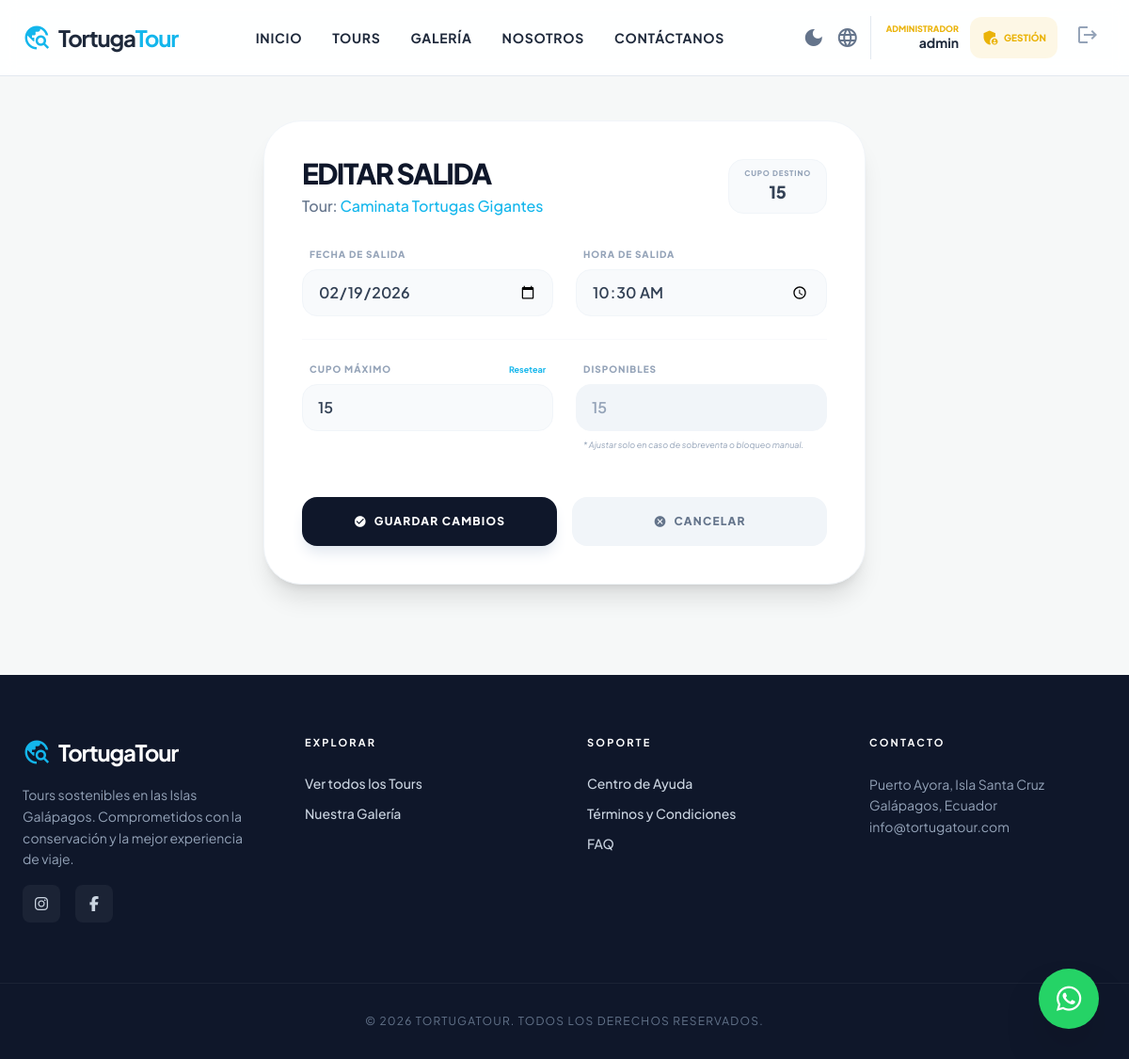
Page /panel/salidas/1/editar/ (signed in) on the earlier database version.
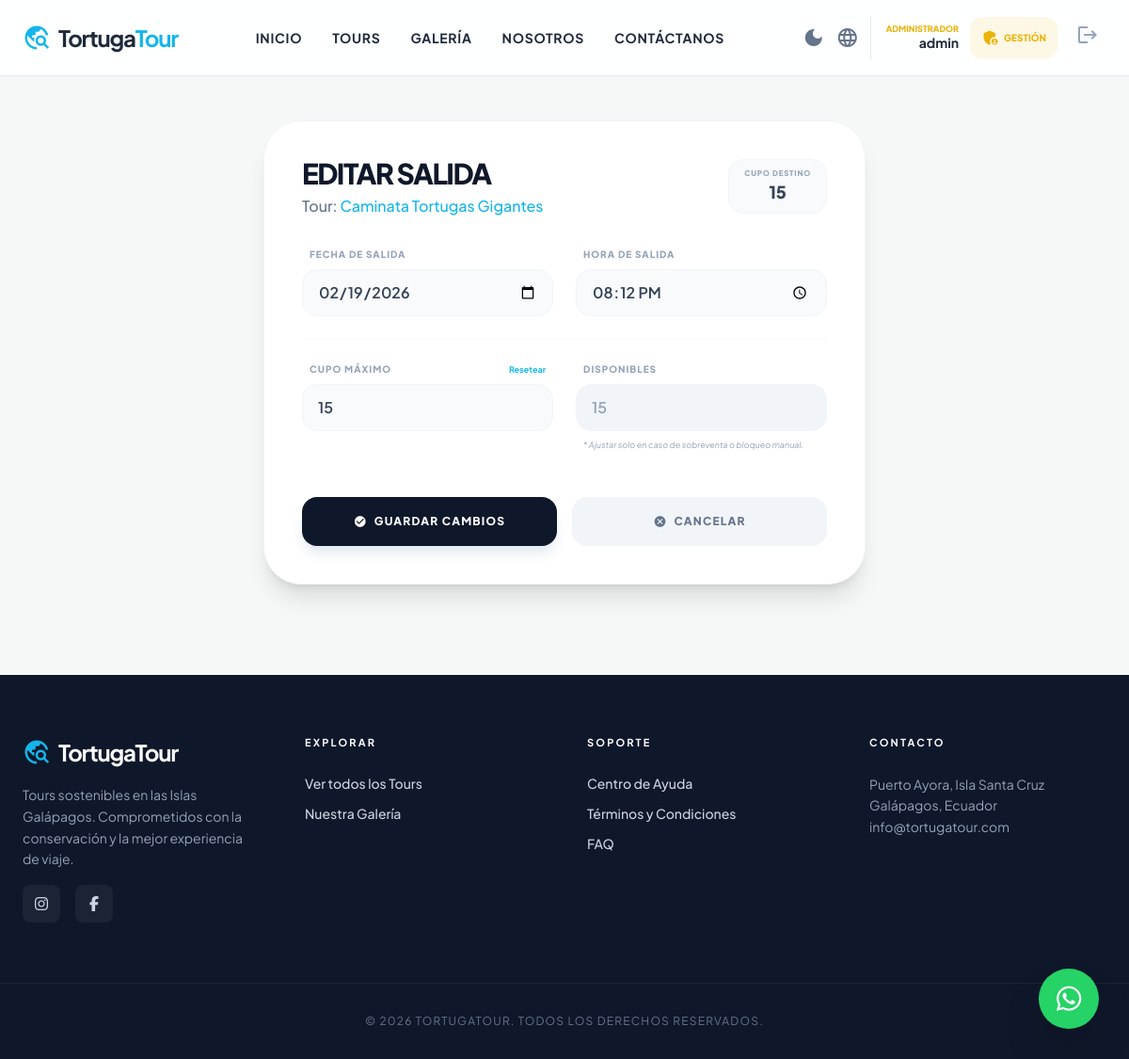
Same page on the later database version.
### core/models.py (models this page shows, shortened)
class SalidaTour(models.Model):
    tour = models.ForeignKey(Tour, on_delete=models.CASCADE, related_name="salidas")
    fecha = models.DateField()
    hora = models.TimeField(null=True, blank=True)
    cupo_maximo = models.PositiveIntegerField()
    cupos_disponibles = models.PositiveIntegerField()

class Tour(models.Model):
    nombre = models.CharField(max_length=150)
    destino = models.ForeignKey(Destino, on_delete=models.CASCADE, related_name="tours")
    descripcion = models.TextField()
    precio = models.DecimalField(max_digits=8, decimal_places=2)
    precio_adulto = models.DecimalField(max_digits=8, decimal_places=2, default=0, blank=True)
    precio_nino = models.DecimalField(max_digits=8, decimal_places=2, default=0, blank=True)
    lemonsqueezy_variant_id = models.CharField(max_length=50, blank=True, default="")
    cupo_maximo = models.PositiveIntegerField(default=15)
    cupos_disponibles = models.PositiveIntegerField(default=15)

### core/views.py (the view, shortened to what this page needs)
# urls.py: path("panel/salidas/<int:salida_id>/editar/", views.editar_salida, name="editar_salida"),
@login_required
@user_passes_test(es_admin)
def editar_salida(request, salida_id):
    salida = get_object_or_404(SalidaTour, id=salida_id)
    return render(request, "core/panel/editar_salida.html", {"salida": salida})

### core/context_processors.py (called while the page is built)
def whatsapp_number(request):
    return {"WHATSAPP_NUMBER": getattr(settings, "WHATSAPP_NUMBER", "")}

### core/views.py (called while the page is built)
def es_admin(user):
    return user.is_staff

### core/templates/core/panel/editar_salida.html (shortened to what this page needs)
{% extends "core/base.html" %}
{% block content %}
<div class="max-w-2xl mx-auto py-12 px-4">
    <div class="bg-white p-10 rounded-[2.5rem] shadow-xl border border-slate-100">
        <div class="mb-8 flex justify-between items-start">
            <div>
                <h1 class="text-3xl font-black text-slate-900 tracking-tighter uppercase leading-none mb-2">Editar Salida</h1>
                <p class="text-slate-500 font-medium">Tour: <span class="text-primary">{{ salida.tour.nombre }}</span></p>
            </div>
            <div class="bg-slate-50 border border-slate-100 px-4 py-2 rounded-2xl text-center">
                <span class="block text-[8px] font-black text-slate-400 uppercase tracking-widest">Cupo Destino</span>
                <span class="text-lg font-black text-slate-700" id="cupo-heredado">{{ salida.tour.destino.cupo_maximo|default:salida.tour.cupo_maximo }}</span>
            </div>
        </div>
        <form method="post" class="space-y-6" id="salida-form">
            <div class="grid grid-cols-1 md:grid-cols-2 gap-6">
                <div>
                    <label class="block text-[10px] font-black uppercase text-slate-400 mb-2 ml-2 tracking-widest">Fecha de Salida</label>
                    <input type="date" name="fecha" value="{{ salida.fecha|date:'Y-m-d' }}"
                           class="w-full bg-slate-50 border-slate-100 rounded-2xl py-3 px-4 font-semibold text-slate-700 focus:ring-2 focus:ring-primary focus:bg-white transition-all">
                </div>
                <div>
                    <label class="block text-[10px] font-black uppercase text-slate-400 mb-2 ml-2 tracking-widest">Hora de Salida</label>
                    <input type="time" name="hora" value="{{ salida.hora|time:'H:i' }}"
                           class="w-full bg-slate-50 border-slate-100 rounded-2xl py-3 px-4 font-semibold text-slate-700 focus:ring-2 focus:ring-primary focus:bg-white transition-all">
                </div>
            </div>
            <div class="grid grid-cols-2 gap-6 border-t border-slate-50 pt-6">
                <div>
                    <div class="flex justify-between items-center mb-2 px-2">
                        <label class="block text-[10px] font-black uppercase text-slate-400 tracking-widest">Cupo Máximo</label>
                        <button type="button" onclick="resetCupo()" class="text-[9px] font-bold text-primary hover:underline">Resetear</button>
                    </div>
                    <input type="number" name="cupo_maximo" id="input-cupo-maximo" value="{{ salida.cupo_maximo }}"
                           class="w-full bg-slate-50 border-slate-100 rounded-2xl py-3 px-4 font-semibold text-slate-700 focus:ring-2 focus:ring-primary focus:bg-white transition-all">
                </div>
                <div>
                    <label class="block text-[10px] font-black uppercase text-slate-400 mb-2 ml-2 tracking-widest">Disponibles</label>
                    <input type="number" name="cupos_disponibles" value="{{ salida.cupos_disponibles }}"
                           class="w-full bg-slate-100 border-slate-100 rounded-2xl py-3 px-4 font-semibold text-slate-400 focus:ring-2 focus:ring-primary focus:bg-white transition-all">
                    <p class="text-[9px] text-slate-400 mt-2 ml-2 italic">* Ajustar solo en caso de sobreventa o bloqueo manual.</p>
                </div>
            </div>
            <div class="pt-6 flex flex-col sm:flex-row gap-4">
                <button type="submit" class="flex-1 bg-slate-900 text-white px-8 py-4 rounded-2xl font-black text-xs tracking-widest hover:bg-primary transition-all shadow-lg shadow-slate-200 uppercase flex items-center justify-center gap-2">
                    <span class="material-icons text-sm">check_circle</span> Guardar Cambios
                </button>
                <a href="{% url 'admin_salidas' %}" class="flex-1 bg-slate-100 text-slate-500 px-8 py-4 rounded-2xl font-black text-xs tracking-widest hover:bg-slate-200 transition-all text-center uppercase flex items-center justify-center gap-2">
                    <span class="material-icons text-sm">cancel</span> Cancelar
                </a>
            </div>
        </form>
    </div>
</div>
{% endblock %}

### core/templates/core/base.html (shortened to what this page needs)
<!DOCTYPE html>
<html lang="es" class="">
<head>
    <script src="https://cdn.tailwindcss.com?plugins=forms,container-queries"></script>
    <link rel="stylesheet" href="https://cdnjs.cloudflare.com/ajax/libs/font-awesome/6.4.2/css/all.min.css">
</head>
<body
    class="bg-background-light dark:bg-slate-900 text-slate-800 dark:text-slate-200 font-display flex flex-col min-h-screen transition-colors duration-300">
    <nav
        class="fixed w-full z-50 bg-white/90 dark:bg-slate-900/90 backdrop-blur border-b border-slate-200 dark:border-slate-800 transition-colors duration-300">
        <div class="max-w-7xl mx-auto px-6 h-20 flex justify-between items-center">
            <a href="{% url 'home' %}" class="flex items-center gap-2">
                <span class="material-icons text-primary text-3xl">travel_explore</span>
                <span class="font-bold text-2xl tracking-tighter">Tortuga<span class="text-primary">Tour</span></span>
            </a>
            <div class="hidden md:flex gap-8 font-bold text-sm uppercase tracking-wider">
                <a href="{% url 'home' %}" class="hover:text-primary transition">Inicio</a>
                <a href="{% url 'tours' %}" class="hover:text-primary transition">Tours</a>
                <a href="{% url 'galeria' %}" class="hover:text-primary transition">Galería</a>
                <a href="{% url 'nosotros' %}" class="hover:text-primary transition">Nosotros</a>
                <a href="{% url 'contacto' %}" class="hover:text-primary transition">Contáctanos</a>
            </div>
            <div class="flex items-center gap-3">
                <button onclick="toggleDarkMode()"
                    class="flex items-center text-slate-500 hover:text-primary dark:text-slate-400 dark:hover:text-primary transition-colors focus:outline-none cursor-pointer">
                    <span id="dark-mode-icon" class="material-icons text-[24px]">light_mode</span>
                </button>
                <div class="relative group flex items-center h-full">
                    <button
                        class="flex items-center text-slate-500 hover:text-primary dark:text-slate-400 dark:hover:text-primary transition-colors focus:outline-none cursor-pointer">
                        <span class="material-icons text-[24px]">language</span>
                    </button>
                </div>
                {% if user.is_authenticated %}
                <div class="flex items-center gap-3 border-l pl-4 border-slate-200">
                    <div class="text-right hidden sm:block">
                        <p
                            class="text-[9px] font-black uppercase {% if user.is_staff %}text-secondary{% else %}text-slate-400 dark:text-slate-500{% endif %} leading-none">
                            {% if user.is_staff %}Administrador{% else %}Viajero{% endif %}
                        </p>
                        <p class="text-sm font-bold text-slate-800 dark:text-slate-200">{{ user.username }}</p>
                    </div>
                    {% if user.is_staff %}
                    <a href="{% url 'panel_admin' %}"
                        class="flex items-center gap-1 bg-secondary/10 text-secondary px-3 py-2 rounded-xl hover:bg-secondary hover:text-white transition-all group"
                        title="Panel de Control">
                        <span class="material-icons text-xl">admin_panel_settings</span>
                        <span class="text-[10px] font-black uppercase hidden lg:block">Gestión</span>
                    </a>
                    {% endif %}
                    <form action="{% url 'logout' %}" method="post" class="inline">
                        <button type="submit" class="p-2 text-slate-400 hover:text-red-500 transition"
                            title="Cerrar Sesión">
                            <span class="material-icons">logout</span>
                        </button>
                    </form>
                </div>
                {% endif %}
            </div>
        </div>
    </nav>
    <main class="pt-20 flex-grow">
        {% block content %}{% endblock %}
    </main>
    <a href="https://wa.me/5930939833971" target="_blank" id="whatsapp-btn-dynamic"
        class="fixed bottom-8 right-8 z-[60] flex items-center justify-center w-16 h-16 bg-[#25D366] text-white rounded-full shadow-2xl hover:scale-110 transition-all group">
        <i class="fa-brands fa-whatsapp text-3xl"></i>
    </a>
    <footer class="bg-slate-900 text-slate-300 mt-12">
        <div class="max-w-7xl mx-auto px-6 py-16 grid grid-cols-1 md:grid-cols-4 gap-12">
            <div class="space-y-4">
                <div class="flex items-center gap-2 text-white">
                    <span class="material-icons text-primary text-3xl">travel_explore</span>
                    <span class="font-bold text-2xl tracking-tighter">TortugaTour</span>
                </div>
                <p class="text-sm text-slate-400 leading-relaxed">
                    Tours sostenibles en las Islas Galápagos. Comprometidos con la conservación y la mejor experiencia
                    de viaje.
                </p>
                <div class="flex gap-4">
                    <a href="#"
                        class="w-10 h-10 bg-white/5 rounded-lg flex items-center justify-center hover:bg-primary transition"><i
                            class="fa-brands fa-instagram"></i></a>
                    <a href="#"
                        class="w-10 h-10 bg-white/5 rounded-lg flex items-center justify-center hover:bg-primary transition"><i
                            class="fa-brands fa-facebook-f"></i></a>
                </div>
            </div>
            <div>
                <h4 class="text-white font-bold uppercase text-[11px] tracking-[0.2em] mb-6">Explorar</h4>
                <ul class="space-y-3 text-sm font-medium">
                    <li><a href="{% url 'tours' %}" class="hover:text-primary transition">Ver todos los Tours</a></li>
                    <li><a href="{% url 'galeria' %}" class="hover:text-primary transition">Nuestra Galería</a></li>
                </ul>
            </div>
            <div>
                <h4 class="text-white font-bold uppercase text-[11px] tracking-[0.2em] mb-6">Soporte</h4>
                <ul class="space-y-3 text-sm font-medium">
                    <li><a href="{% url 'contacto' %}" class="hover:text-primary transition">Centro de Ayuda</a></li>
                    <li><a href="{% url 'terminos' %}" class="hover:text-primary transition">Términos y Condiciones</a>
                    </li>
                    <li><a href="{% url 'faq' %}" class="hover:text-primary transition">FAQ</a></li>
                </ul>
            </div>
            <div>
                <h4 class="text-white font-bold uppercase text-[11px] tracking-[0.2em] mb-6">Contacto</h4>
                <p class="text-sm text-slate-400 leading-relaxed">
                    Puerto Ayora, Isla Santa Cruz<br>
                    Galápagos, Ecuador<br>
                    info@tortugatour.com
                </p>
            </div>
        </div>
        <div class="border-t border-white/5 py-8 text-center text-xs text-slate-500 uppercase tracking-widest">
            &copy; 2026 TortugaTour. Todos los derechos reservados.
        </div>
    </footer>
</body>
</html>

### core/templates/core/base.html (style rules this page uses)
body { top: 0px !important; position: static !important; }

Differences in the rows shown:
changed SalidaTour "Caminata Tortugas Gigantes": hora "10:30" → "20:12"
